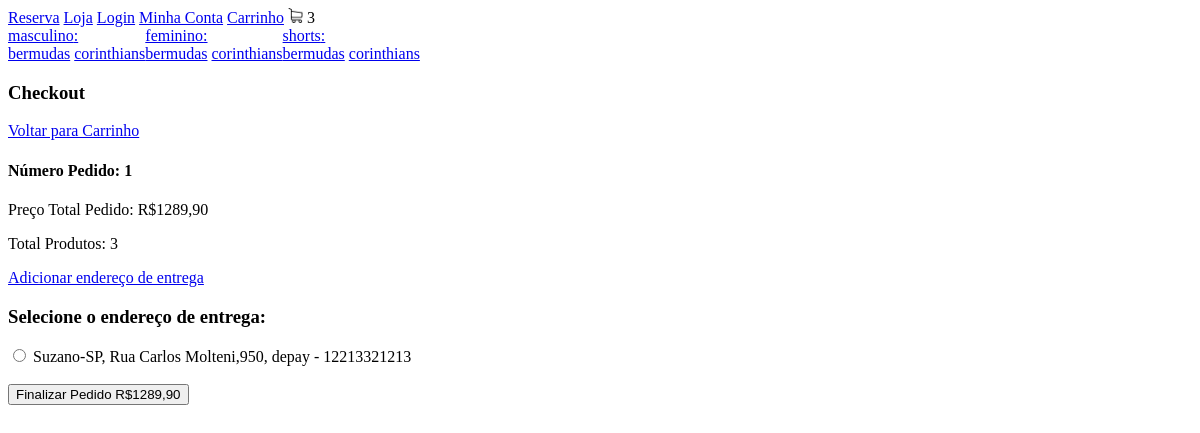
/checkout/ (signed in), run on an earlier commit of the app's database.
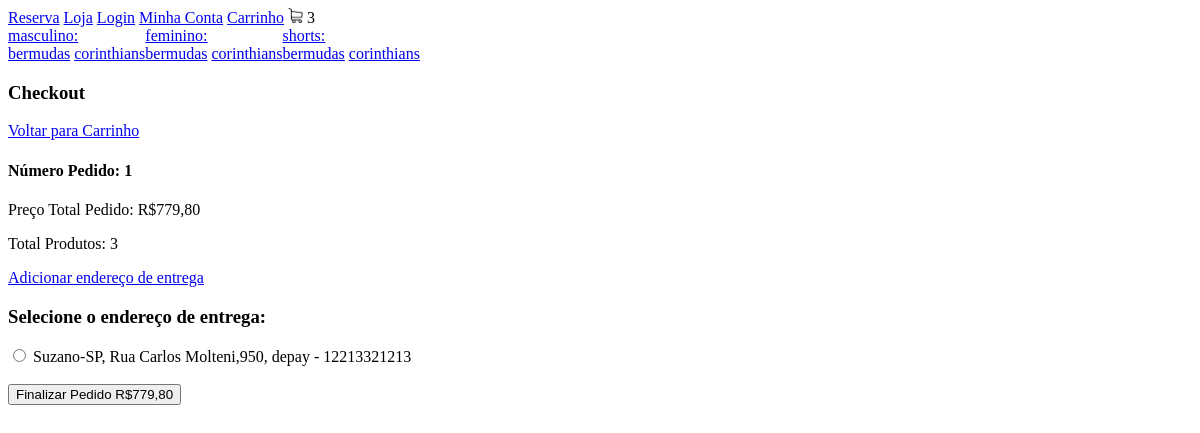
And on a later commit of the database.
### loja/models.py (models this page shows, shortened)
class Pedido(models.Model):
    cliente = models.ForeignKey(Cliente, null=True, blank=True,on_delete=models.SET_NULL)
    finalizado = models.BooleanField(default=False)
    codigoTransacao = models.CharField(max_length=200,null=True, blank=True)
    endereco = models.ForeignKey(Endereco, null=True, blank=True, on_delete=models.SET_NULL)
    dataFinalizacao = models.DateTimeField(null=True, blank=True)
    @property
    def quantidadeTotal(self):
        itemPedido = ItemPedido.objects.filter(pedido__id= self.id)
        qntTotal = sum([item.quantidade for item in itemPedido])
        return qntTotal
    @property
    def precoTotal(self):
        itemPedido = ItemPedido.objects.filter(pedido__id = self.id)
        preco = sum([item.precoTotal for item in itemPedido])
        return preco

class ItemPedido(models.Model):
    itemEstoque = models.ForeignKey(ItemEstoque, null=True, blank=True,on_delete=models.SET_NULL)
    cor = models.ForeignKey(Cor, null=True, blank=True,on_delete=models.SET_NULL)
    quantidade = models.IntegerField(default=0)
    pedido = models.ForeignKey(Pedido,null=True, blank=True, on_delete=models.SET_NULL)
    @property
    def precoTotal(self):
        return self.quantidade * self.itemEstoque.produto.preco

class ItemEstoque(models.Model):
    produto = models.ForeignKey(Produto, null=True, blank=True,on_delete=models.SET_NULL)
    nome = models.CharField(max_length=200,null=True, blank=True)
    tamanho = models.CharField(max_length=200,null=True, blank=True)
    cor= models.ForeignKey(Cor,null=True, blank=True, on_delete=models.SET_NULL)
    quantidade = models.IntegerField(null=True, blank=True)

class Produto(models.Model):
    imagem = models.ImageField()
    nome = models.CharField(max_length=200,null=True, blank=True)
    preco = models.DecimalField(max_digits = 10,decimal_places = 2)
    ativo = models.BooleanField(default='True')
    categoria = models.ForeignKey(Categoria, null=True, blank=True,on_delete=models.SET_NULL)
    tipo = models.ForeignKey(Tipo, null=True, blank=True,on_delete=models.SET_NULL)

### loja/views.py (the view)
# urls.py: path('checkout/', checkout, name='checkout'),
def checkout(request):
    if request.user.is_authenticated:
        cliente = request.user.cliente
    else:
        if request.COOKIES.get("idSessao"):
            idSessao = request.COOKIES.get("idSessao")
            cliente, criado = Cliente.objects.get_or_create(idSessao=idSessao)
        else:
            return redirect('loja')
    pedido, criado = Pedido.objects.get_or_create(cliente=cliente, finalizado=False)
    endereco = Endereco.objects.filter(cliente=cliente)
    context = {"pedido": pedido, "endereco": endereco}
    return render(request, 'checkout.html', context)

### loja/new_context.py (called while the page is built)
def carrinho(request):
    quantidadeProdutosCarrinho = 0
    if request.user.is_authenticated:
        cliente = request.user.cliente
    else:
        if request.COOKIES.get('idSessao'):
            idSessao = request.COOKIES.get('idSessao')
            cliente, criado = Cliente.objects.get_or_create(idSessao = idSessao)
        else:
            return {"quantidadeProdutosCarrinho": quantidadeProdutosCarrinho}
    pedido,criado = Pedido.objects.get_or_create(cliente=cliente, finalizado=False)
    itemPedido = ItemPedido.objects.filter(pedido=pedido)
    for item in itemPedido:
        quantidadeProdutosCarrinho += item.quantidade
    return {"quantidadeProdutosCarrinho": quantidadeProdutosCarrinho}

def categoriasTipo(request):
    categorias = Categoria.objects.all()
    tipos = Tipo.objects.all()
    return {"categorias": categorias, "tipos": tipos}

### loja/templates/checkout.html (shortened to what this page needs)
{% extends 'base.html' %}
{% load static %}
{% block body %}
<h3>Checkout</h3>
<a href="{% url 'carrinho' %}">Voltar para Carrinho</a>
<h4>Número Pedido: {{ pedido.id }}</h4>
<p>Preço Total Pedido: R${{ pedido.precoTotal }}</p>
<p>Total Produtos: {{ pedido.quantidadeTotal }}</p>
<a href="{% url 'adicionarEndereco' %}">Adicionar endereço de entrega</a>
<form method="POST" action="">
    <h3>Selecione o endereço de entrega:</h3>
    {% for endereco in endereco %}
        <input type="radio" name="endereco" value="{{ endereco.id }}">
        <label for="{{ endereco.id }}">{{ endereco.cidade }}-{{endereco.estado}}, {{endereco.rua}},{{endereco.numero}}, {{endereco.complemento}} - {{endereco.cep}}</label>
        <br>
    {% endfor %}
<br>
<button type="submit">Finalizar Pedido R${{pedido.precoTotal}}</button>
<br>
</form>
{% endblock %}

What changed in the data, as far as the page shows it:
changed through a linked row, Pedido id 1: precoTotal "1289,90" → "779,80"
